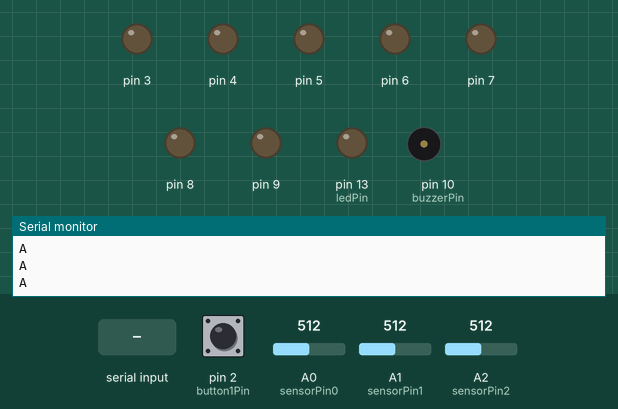
This sketch was run on a simulated Arduino Uno, built with avr-gcc and run on an emulated ATmega328P. Shown: output pins drawn as LEDs (lit = HIGH), buzzer (waves = sounding), the last lines printed to the serial monitor. The inputs (shaded band) are chosen by the test bench; at power-on: pin 2 (button1Pin) LOW, A0 (sensorPin0) = 512, A1 (sensorPin1) = 512, A2 (sensorPin2) = 512.

Above: at 1.0 s.
1.1 s: "l" received over Serial
At 1.47 s:
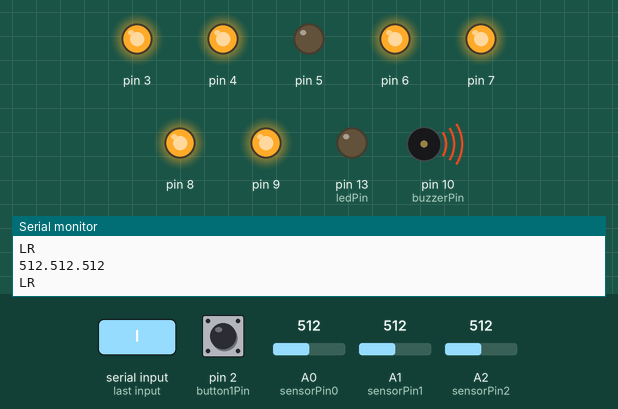
At 2.1 s:
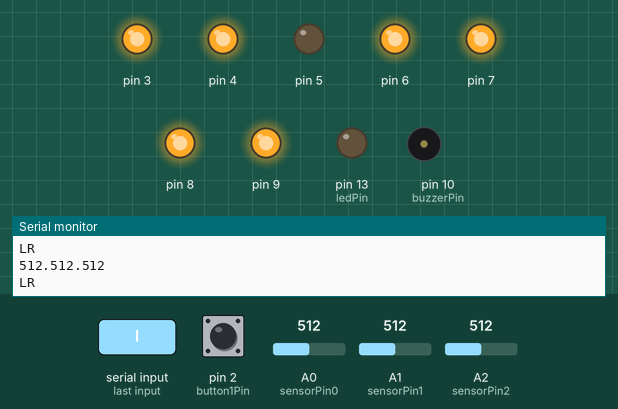
3.1 s: pin 2 (button1Pin) pulled HIGH for 0.15 s
Timing chart, 0 to 6.1 s (numbered marks = the images above; inputs shaded):
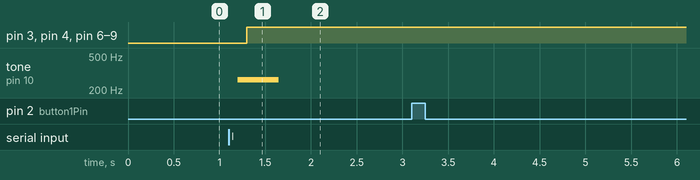

Measured:
- after the input at 1.1 s, pin 3, pin 4, pin 6–9: LOW → HIGH after 0.20 s; tone on pin 10 (buzzerPin): silent → 262 Hz after 0.10 s, → silent 0.45 s later

The sketch:

Alphabet.ino
```cpp
char val;
int sensorPin0 = 0;
int sensorPin1 = 1;
int sensorPin2 = 2;
boolean ledState = LOW;
bool lose = false;
bool inWinState = false;
bool inLoseState = false;
const int button1Pin = 2;
const int ledPin =  13;
const int buzzerPin = 10;
int updateCounter = 0;
const int counterSpeed = 30;
int timeLeft = 9;
int nums[11][10]={
               {0,0,0,1,1,1,0,1,1,1},  //0
               {0,0,0,1,0,0,0,0,0,1},  //1
               {0,0,0,0,1,1,1,0,1,1},  //2
               {0,0,0,1,1,0,1,0,1,1},  //3
               {0,0,0,1,0,0,1,1,0,1},  //4
               {0,0,0,1,1,0,1,1,1,0},  //5
               {0,0,0,1,1,1,1,1,1,0},  //6
               {0,0,0,1,0,0,0,0,1,1},  //7
               {0,0,0,1,1,1,1,1,1,1},  //8
               {0,0,0,1,1,0,1,1,1,1},  //9
               {0,0,0,0,0,0,0,0,0,0},};
void writeNum(int);

void setup() {
  Serial.begin(9600);

  pinMode(button1Pin, INPUT);
  pinMode(3,OUTPUT);
  pinMode(4,OUTPUT);
  pinMode(5,OUTPUT);
  pinMode(6,OUTPUT);
  pinMode(7,OUTPUT);
  pinMode(8,OUTPUT);
  pinMode(9,OUTPUT);
  pinMode(buzzerPin, OUTPUT);
  pinMode(ledPin, OUTPUT);
  establishContact();
}

void loop() {
  int delayTime = 100;
  char receiveState = Serial.read();
  if (receiveState == 'l') {
    inLoseState = true;
    tone(buzzerPin, frequency('c'), 450);
  } else if (receiveState == 'w') {
    inWinState = true;
    tone(buzzerPin, frequency('a'), 100);
    delay(150);
    tone(buzzerPin, frequency('a'), 300);
    delay(100);
  }

  if (!inLoseState && !inWinState) {
    lose = false;
    updateCounter++;
    if (updateCounter >= counterSpeed) {
      updateCounter = 0;
      tone(buzzerPin, frequency('e'), 150);
      timeLeft--;
      if (timeLeft <= -2) timeLeft = 9;
    }
    if (timeLeft == 0) {
      tone(buzzerPin, frequency('C'), 150);
      if (updateCounter % 2 == 0) {
        writeNum(timeLeft);
      } else {
        writeNum(10);
      }
    } else if (timeLeft < 0) {
      writeNum(10);
      lose = true;
      inLoseState = true;
    } else writeNum(timeLeft);

    if (lose) {
      tone(buzzerPin, frequency('c'), 450);
      Serial.println("lose");
    }
    char out[80];
    sprintf(out, "%d.%d.%d", analogRead(sensorPin0), analogRead(sensorPin1),
                             analogRead(sensorPin2));
    Serial.println(out);
    delay(delayTime);
  }
  int button1State;

  button1State = digitalRead(button1Pin);

  if (button1State == LOW) {
    reset();
  } else {
   digitalWrite(ledPin, LOW);
   Serial.println("N");
  }
  delay(delayTime);

}

void reset() {
  Serial.println("LR");
  inLoseState = false;
  inWinState = false;
  timeLeft = 9;
  updateCounter = 0;
}

void establishContact() {
  while (Serial.available() <= 0) {
    Serial.println("A");
    delay(300);
  }
}

int frequency(char note)
{
  // This function takes a note character (a-g), and returns the
  // corresponding frequency in Hz for the tone() function.

  int i;
  const int numNotes = 8;  // number of notes we're storing

  // The following arrays hold the note characters and their
  // corresponding frequencies. The last "C" note is uppercase
  // to separate it from the first lowercase "c". If you want to
  // add more notes, you'll need to use unique characters.

  // For the "char" (character) type, we put single characters
  // in single quotes.

  char names[] = { 'c', 'd', 'e', 'f', 'g', 'a', 'b', 'C' };
  int frequencies[] = {262, 294, 330, 349, 392, 440, 494, 523};

  // Now we'll search through the letters in the array, and if
  // we find it, we'll return the frequency for that note.

  for (i = 0; i < numNotes; i++)  // Step through the notes
  {
    if (names[i] == note)         // Is this the one?
    {
      return(frequencies[i]);     // Yes! Return the frequency
    }
  }
  return(0);  // We looked through everything and didn't find it,
              // but we still need to return a value, so return 0.
}

void writeNum(int v){
  for (int i=3;i<=9;i++){
    digitalWrite(i, nums[v][i]);
  }
}
```
